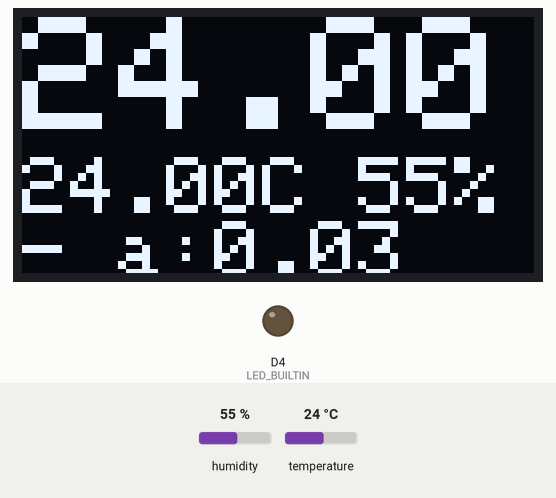
This sketch was run on a simulated ESP8266 (Wemos D1 mini). On the bench: 128×64 one-colour display, output pins drawn as LEDs (lit = HIGH, except the on-board LED, lit = LOW). Inputs (shaded band) come from the test bench; at power-on: humidity 55 %, temperature 24 °C. WiFi joins after 1.5 s; servers stay silent unless stated; no MQTT or app messages arrive unless stated; what the sketch prints to the serial monitor is not drawn.

Above: at 7.4 s.
7.5 s: humidity set to 22 %
At 13.4 s:
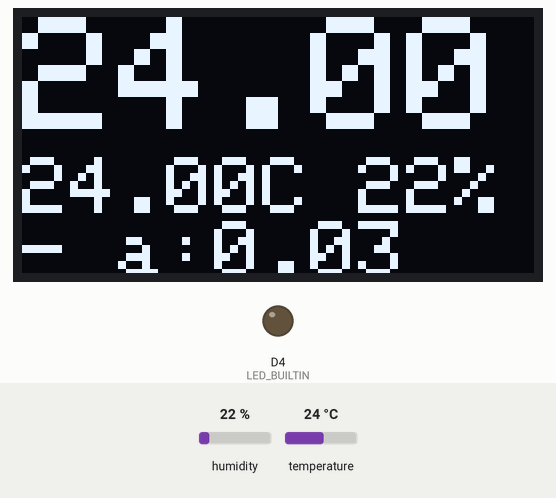
14.0 s: temperature set to 12 °C
At 19.2 s:
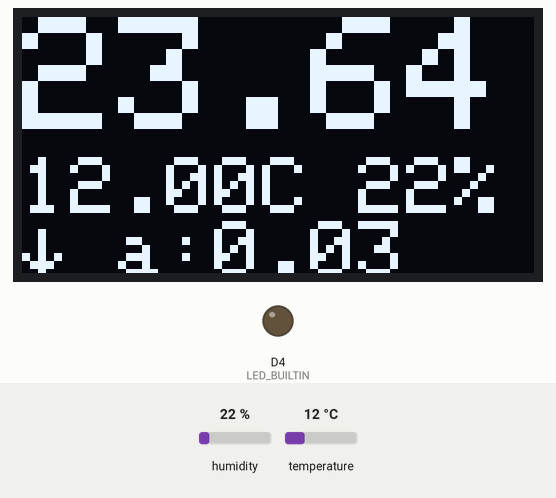
20.1 s: humidity set to 40 %
At 25.0 s:
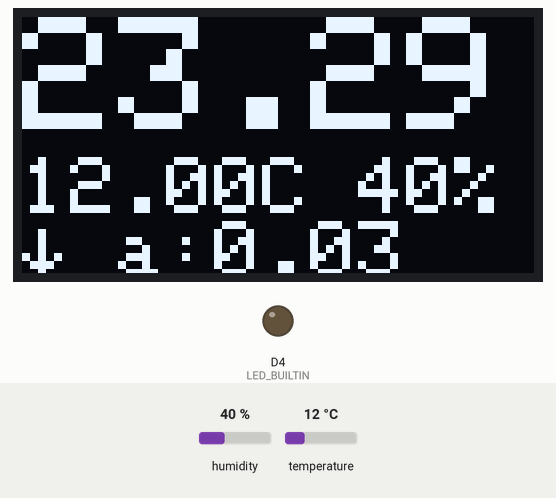
26.2 s: temperature set to 19 °C
At 32.0 s:
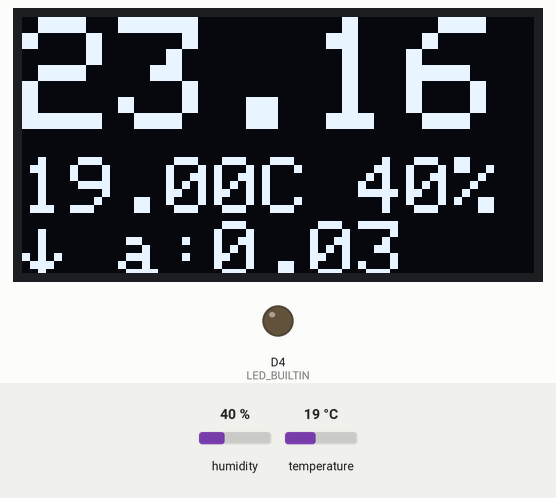
Timing chart, 0 to 33.2 s (numbered marks = the images above; inputs shaded):
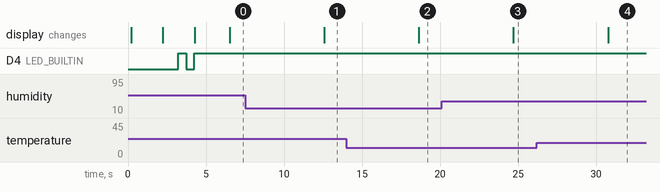

The sketch:

LOLIN_Thermometer.ino
```cpp
// (licence header left out)
/* Humidity/Temp Sensor And Display

Board setup:
Board: Lolin D1 Mini Pro v2
- Add support for LOLIN: http://arduino.esp8266.com/stable/package_esp8266com_index.json
- install board "esp8266 by ESP8266 Community" with Board manger
- select board "LOLIN(WEMOS) D1 mini Pro"
- port: based on chip CH340G

SHT30 Shield setup (SHT31 Digital Humidity & Temp Sensor):
- install lib: SHT31 - Adafruit SHT31 Library
- address: 0x8A (7bit: 0x45)

Display setup:
- display SSD1306 / IIC
- graph lib: Adafruit GFX Library
- display driver: Adafruit SSD1306
- addres 0x78 (7bit: 0x3C)

MQTT:
- Add lib: PubSubClient (Author: Nick O'Leary)
- Add lib: ArduinoJson.h (Author: Benoit Blanchon)
*/

// --------------------------------------------------------------------------
// INCLUDES
// --------------------------------------------------------------------------

#include <Wire.h> /* TWI/I2C library for Arduino & Wiring */
#include "Adafruit_SHT31.h" /* SHT31 - Adafruit SHT31 Library */
#include <Adafruit_GFX.h> /* Basic graphic lib */
#include <Adafruit_SSD1306.h> /* SSD1306 Display driver */
#include <ESP8266WiFi.h> /* WiFi lib for ESP8266 */
#include <PubSubClient.h> /* MQTT client */
#include <ArduinoJson.h> /* JSON lib */

#include "Global.h"
#include "DataUtils.h" /* Measured data processing */

// --------------------------------------------------------------------------
// CONSTANTS / CONFIGURATION
// --------------------------------------------------------------------------

/* Serial connection configuration: */
#define SERIAL_BAUD_RATE 115200 /* Serial connection speed [bits/sec] */
#define SERIAL_INIT_DELAY 100 /* Initial connection delay [ms] */

/* SHT31 Sensor configuration: */
#define SHT30_ADDRESS 0x45 /* Therm/Hygrometer I2C address */

/* Display SSD1306 configuration: */
#define SCREEN_WIDTH 128 /* OLED width in pixels */
#define SCREEN_HEIGHT 64 /* OLED height in pixels */
#define OLED_RESET -1 /* Reset pin (set to '-1' as it is not connected) */
#define SCREEN_ADDRESS 0x3C /* Display I2C address */
#define INIT_SCREEN_TIME 2000 /* Initial info displayed duration [ms] */

/* Main loop configuration */
#define LOOP_TIME 6000 /* Loop time in milliseconds */
#define BLINK_TIME 100 /* Blink duration for the on-board LED [ms] */
#define BLINK_ACTIVE 0 /* 1-Enable / 0-Disable blink activity */

/* MQTT broker (Mosquitto) on Raspberry Pi */
#define MQTT_SERVER "192.168.241.111" /* IP address Raspberry Pi (Mosquitto Broker) */
#define MQTT_PORT 1883
#define MQTT_CLIENT_ID "LolinThermometer_01" /* Unique ID for this senzor */
#define MQTT_TOPIC_TEMP "home/thermometer/temperature"
#define MQTT_TOPIC_HUM "home/thermometer/humidity"
#define MQTT_TOPIC_STATUS "home/thermometer/status"

/* WiFi */
#define WIFI_ACTIVE 1 /* Enable/Disable WIFI conection */
/* WiFi disabled (0) - For debug purpose over serial cable connection.
 * WiFi enabled  (1) - Establish WiFi connection and MQTT connection.
 */
#if (WIFI_ACTIVE == 1)
#define WIFI_SSID "YOUR_WIFI_SSID"
#define WIFI_PASSWORD "YOUR_WIFI_PASSWORD"
#endif

// --------------------------------------------------------------------------
// MAIN DATA
// --------------------------------------------------------------------------

Adafruit_SHT31 sht30 = Adafruit_SHT31(); /* Instance for the SHT31 sensor */
Adafruit_SSD1306 display(SCREEN_WIDTH, SCREEN_HEIGHT, &Wire, OLED_RESET); /* Instance for the SSD1306 display */

#if (WIFI_ACTIVE == 1)
WiFiClient espClient; /* WiFi Client */
PubSubClient client(espClient); /* MQTT client is using WiFI client */
#endif
// --------------------------------------------------------------------------
// FUNCTION PROTOTYPES
// --------------------------------------------------------------------------

void PrintToDisplay(float t_filt, float t_raw, UB h);
void PrintToSerial(float t, float t_filt, UB h);
#if (WIFI_ACTIVE == 1)
void WifiSetup();
void ReconnectMqtt();
void PublishData(float tmpr, UB hum);
#endif

// --------------------------------------------------------------------------
// MAIN FUNCTIONS
// --------------------------------------------------------------------------

void setup() {

  /* On board LED setup: */
  pinMode(LED_BUILTIN, OUTPUT);

  /* Initialize serial communication */
  Serial.begin(SERIAL_BAUD_RATE);
  delay(SERIAL_INIT_DELAY); /* Delay to stabilize the connection */
  Serial.println("\n");
  Serial.println("Serial communication initialized.");

  /* Initialize SHT31 sensor and check connection */
  if (!sht30.begin(SHT30_ADDRESS)) {
    Serial.println("ERROR: SHT31 sensor not found!");
    for(;;); // Hard program termination
  }
  Serial.println("OK: SHT31 sensor connected and initialized.");

  float t_init = sht30.readTemperature();
  float h_init = sht30.readHumidity();

  /* Check for data validity (e.g., is not NaN) */
  if (isnan(t_init) || isnan(h_init)) {
    Serial.println("ERROR: Error reading from sensor SHT31!");
    for(;;); // Hard program termination
  }
  Serial.println("OK: SHT31 sensor data OK.");

  t_init = RoundToDecimals(t_init, 2);
  Init_TmprSmooth(t_init);
  Init_TmprTrendBuffer(t_init);

  h_init = RoundToDecimals(h_init, 2);
  Init_HumiSmooth(h_init);

  /* Initialize the OLED display */
  if(!display.begin(SSD1306_SWITCHCAPVCC, SCREEN_ADDRESS)) {
    Serial.println("ERROR: OLED display not found!");
    while (1) delay(1);
    /* TODO (Optionaly: program termination is not necessary, measurement can still runs) */
  }

  /* Display preparation (buffer clearing & init text)*/
  display.clearDisplay();
  display.setTextSize(1);
  display.setTextColor(SSD1306_WHITE);

  /* Init mesage */
  display.setCursor(0, 0); /* Set cursor to the top-left corner */
  display.println("Lolin D1 Mini Pro");
  display.println();
  display.println("OLED: OK");
  display.println();
  display.println("I2C sensor: OK");
  display.println();
  display.setTextSize(2);
  display.print("iT: ");
  display.println(t_init);
  display.display(); /* Update the display buffer */

  delay(INIT_SCREEN_TIME);
  display.clearDisplay();

#if (WIFI_ACTIVE == 1)
  display.setTextSize(1);
  display.setCursor(0, 0); /* Set cursor to the top-left corner */
  display.println("Setup WIFI...");
  display.display(); /* Update the display buffer */

  WifiSetup();

  display.println("Setup MQTT...");
  display.display(); /* Update the display buffer */

  client.setServer(MQTT_SERVER, MQTT_PORT);

  display.println("Setup OK");
  display.display(); /* Update the display buffer */

  delay(INIT_SCREEN_TIME);
  display.clearDisplay();
#endif /* WIFI_ACTIVE */
}

void loop() {

  float t_filt = 0; // Filtered temperature value
  float h_filt = 0;
  UB h_round = 0; // Rounded humidity value (UB type)

#if (WIFI_ACTIVE == 1)
  /* Check MQTT connection */
  if (!client.connected()) {
    /* Try to reconnect */
    ReconnectMqtt();
  }
  /* MQTT client processing of incoming/outgoing packets */
  client.loop();
#endif /* WIFI_ACTIVE */

  if (BLINK_ACTIVE) {
    digitalWrite(LED_BUILTIN, LOW);
    delay(BLINK_TIME);
    digitalWrite(LED_BUILTIN, HIGH);
  }
  else {
    /* blink time must be stil used due to main loop duration */
    delay(BLINK_TIME);
  }

  float t = sht30.readTemperature();
  float h = sht30.readHumidity();

  /* Check for data validity (e.g., is not NaN) */
  if (isnan(t) || isnan(h)) {
    Serial.println("ERROR: Error reading from sensor SHT31!");
    return; /* Skip the rest of the current loop iteration */
  }

  t = RoundToDecimals(t, 2);
  AddTmprToTrendBuffer(t);
  t_filt = Run_TmprSmooth(t);
  t_filt = RoundToDecimals(t_filt, 2);

  h = RoundToDecimals(h, 2);
  h_filt = Run_HumiSmooth(h);
  h_filt = RoundToDecimals(h_filt, 2);

  /* Cast humidity to integer (UB type) */
  h_round = (UB)round(h);

  /* Clamp humidity to 100% */
  if (h_round > 100) {
    h_round = 100;
  }

  /* Print measured signals */
  PrintToSerial(t, t_filt, h_filt);
  PrintToDisplay(t_filt, t, h_round);

#if (WIFI_ACTIVE == 1)
  /* Send MQTT data to MQTT broker */
  if (client.connected()) {
    /* Publish only in case of available client connection */
    PublishData(t_filt, h_filt);
  }
#endif /* WIFI_ACTIVE */

  delay(LOOP_TIME - BLINK_TIME);
  /* Adjust main loop delay time for blink duration */
}

// --------------------------------------------------------------------------
// MAIN HELPER FUNCTIONS
// --------------------------------------------------------------------------

/**
 * @brief Prints current temperature and humidity values to the OLED display.
 * @param t_filt The filtered temperature value.
 * @param t_raw The raw temperature value.
 * @param h The rounded humidity value (0-100%).
 */
void PrintToDisplay(float t_filt, float t_raw, UB h){
  /* Prepare display for output */
  display.clearDisplay();

  /* Line 1: Filtered Temperature (Large font) */
  display.setCursor(0, 0);
  display.setTextSize(4);
  display.print(t_filt);

  /* Line 2: Raw Temperature and Humidity (Smaller font) */
  display.setCursor(0, 35);
  display.setTextSize(2);
  display.print(t_raw);
  display.print("C ");
  display.print(h);
  display.println("%");

  /* Line 3: Temperature Trend Indicator */
  SB trend = GetTemperatureTrend();
  if (1 == trend) {
    display.write(24); // Arrow UP symbol (24)
  } else if (-1 == trend) {
    display.write(25); // Arrow DOWN symbol (25)
  } else {
    display.print("-"); /* Stable (no significant change) */
  }

  display.print(" a:");
  display.print(ALPHA);

  display.display();  // Update the OLED display
}

/**
 * @brief Prints current temperature and humidity values to the Serial Monitor.
 * @param t The raw temperature value.
 * @param t_filt The filtered temperature value.
 * @param h The rounded humidity value (0-100%).
 */
void PrintToSerial(float t, float t_filt, float h){
  /* Temperature info */
  Serial.print("T_raw: ");
  Serial.print(t, 2); /* number of decimal places */
  Serial.print(" C, T_filt: ");
  Serial.print(t_filt, 2);
  Serial.print(" C");

  /* Humidity info */
  Serial.print(" | H_filt: ");
  Serial.print(h, 2);
  Serial.print(" %");

  /* DEBUG: Checking Trend-buffer values */
  // Serial.print(" Buffer: ");
  // const float* buffer = GetTmprTrendBuffer();
  // for (UB i = 0; i < TREND_COUNT; i++) {
  //   Serial.print(buffer[i]);
  //   Serial.print(" ");
  // }

  Serial.println();
}

#if (WIFI_ACTIVE == 1)
// --------------------------------------------------------------------------
// WIFI/MQTT FUNCTIONS
// --------------------------------------------------------------------------

/**
 * @brief Handles connection to the local WiFi network.
 */
void WifiSetup() {
  delay(10);
  Serial.print("Connecting to ");
  Serial.println(WIFI_SSID);

  IPAddress local_IP(192, 168, 241, 120);
  IPAddress gateway(192, 168, 241, 1);
  IPAddress subnet(255, 255, 255, 0);
  IPAddress primaryDNS(192, 168, 241, 1);

  // Static IP address
  if (!WiFi.config(local_IP, gateway, subnet, primaryDNS)) {
    Serial.println("Static IP configuration failed!");
  }

  WiFi.mode(WIFI_STA); /* LOLIN ESP8266 as client */
  WiFi.begin(WIFI_SSID, WIFI_PASSWORD);

  while (WiFi.status() != WL_CONNECTED) {
    // TODO add retries
    delay(500);
    Serial.print(".");
    digitalWrite(LED_BUILTIN, LOW);
    delay(500);
    digitalWrite(LED_BUILTIN, HIGH);
  }

  Serial.println("");
  Serial.println("WiFi connected");
  Serial.print("Connected to AP: ");
  Serial.println(WIFI_SSID);
  Serial.print("IP address: ");
  Serial.println(WiFi.localIP());
  Serial.print("Signal: ");
  Serial.print(WiFi.RSSI());
  Serial.println(" dBm");
  Serial.print("Mac: ");
  Serial.println(WiFi.macAddress());
  Serial.println("");
}

/**
 * @brief Attempts to reconnect to the MQTT broker if the connection is lost.
 */
void ReconnectMqtt() {
  /* Loop until we're reconnected */
  while (!client.connected()) {
    Serial.print("Attempting MQTT connection...");

    /* Attempt to connect */
    if (client.connect(MQTT_CLIENT_ID, "username_optional", "password_optional")) {
      Serial.println("connected");
      /* Publish status on connection */
      client.publish(MQTT_TOPIC_STATUS, "Device connected and operational.");
    } else {
      Serial.print("failed, rc=");
      Serial.print(client.state());
      Serial.println(" try again in 5 seconds");
      // Wait 5 seconds before retrying
      delay(5000);
    }
  }
}

/**
 * @brief Publishes the measured data to the MQTT broker as JSON.
 * @param tmpr Temperature value.
 * @param hum Humidity value.
 */
void PublishData(float tmpr, float hum) {
  /* Create JSON doc with dynamic alocation (max. 100 Bytes) */
  StaticJsonDocument<100> doc;

  doc["value"] = tmpr;
  doc["unit"] = "C";

  /* Serialize JSON na string */
  char jsonBuffer[100];
  serializeJson(doc, jsonBuffer);

  /* Send to MQTT */
  client.publish(MQTT_TOPIC_TEMP, jsonBuffer);

  doc.clear();

  doc["value"] = hum;
  doc["unit"] = "%";
  serializeJson(doc, jsonBuffer);
  client.publish(MQTT_TOPIC_HUM, jsonBuffer);

  Serial.print("MQTT published. T:");
  Serial.print(tmpr);
  Serial.print(", H:");
  Serial.println(hum);
}
#endif /* WIFI_ACTIVE */
```

DataUtils.h
```cpp
// (licence header left out)
#ifndef DATA_UTILS_H
#define DATA_UTILS_H

// --------------------------------------------------------------------------
// INCLUDES
// --------------------------------------------------------------------------
#include "Global.h"

// --------------------------------------------------------------------------
// CONSTANTS
// --------------------------------------------------------------------------

/**
 * @brief Default initial temperature value used before first sensor reading.
 */
#define DEFAULT_TEMP 20.0

/**
 * @brief Default initial humidity value used before first sensor reading.
 */
#define DEFAULT_HUMI 55.0

/**
 * @brief Smoothing factor (Alpha) for the Exponential Smoothing filter.
 * * A lower value (closer to 0) results in stronger smoothing
 * (more historical data influence), while a higher value (closer to 1)
 * results in weaker smoothing (more current raw data influence).
 */
#define ALPHA 0.03

/**
 * @brief Number of measurements stored in the circular trend buffer.
 */
#define TREND_COUNT 10

/**
 * @brief The threshold (in degrees Celsius) used to define a temperature trend change.
 */
#define TREND_THRESHOLD 0.1

// --------------------------------------------------------------------------
// PUBLIC FUNCTION PROTOTYPE
// --------------------------------------------------------------------------

/**
 * @brief Initializes the internal filtered value for the Exponential Smoothing filter.
 * @param t_init The initial (starting) temperature to set as the first stable value.
 */
void Init_TmprSmooth(float t_init);

/**
 * @brief Initializes the internal filtered value for the Exponential Smoothing filter for humidity.
 * @param h_init The initial (starting) humidity to set as the first stable value.
 */
void Init_HumiSmooth(float h_init);

/**
 * @brief Performs Exponential Smoothing on raw sensor data.
 * @param rawValue The current raw measured temperature value.
 * @return float The new, smoothed (filtered) value.
 */
float Run_TmprSmooth(float rawValue);

/**
 * @brief Performs Exponential Smoothing on raw humidity data.
 * @param rawValue The current raw measured humidity value.
 * @return float The new, smoothed (filtered) humidity value.
 */
float Run_HumiSmooth(float rawValue);

/**
 * @brief Initializes the circular trend buffer with an initial temperature value.
 * @param t_init The initial temperature to fill the buffer with.
 */
void Init_TmprTrendBuffer(float t_init);

/**
 * @brief Adds a new temperature value to the circular buffer and advances the index.
 * @param newTmpr The new temperature value to store.
 */
void AddTmprToTrendBuffer(float newTmpr);

/**
 * @brief Calculates the temperature trend by comparing the newest and oldest values in the buffer.
 * @return SB Returns 1 (rising), -1 (falling), or 0 (stable).
 */
SB GetTemperatureTrend(void);

/**
 * @brief Gets a constant pointer to the internal temperature trend buffer.
 * @return const float* A read-only pointer to the circular buffer array.
 */
const float* GetTmprTrendBuffer(void);

/**
* @brief Rounds a float value to a specific number of decimal places.
* @param value The float value to round.
* @param places The number of decimal places (e.g., 2).
* @return float The rounded value.
*/
float RoundToDecimals(float value, UB places);

#endif // DATA_UTILS_H
```

Global.h
```cpp
// (licence header left out)
#ifndef GLOBAL_H
#define GLOBAL_H

/* Helper macro to define local-scope (private) variables/functions */
#define PRIVATE static

/**
 * @brief Typedef for unsigned 8-bit integer (unsigned char). Range 0 to 255.
 */
typedef unsigned char UB;

/**
 * @brief Typedef for signed 8-bit integer (signed char). Range -128 to 127.
 */
typedef signed char SB;

#endif /* GLOBAL_H */
```

Source omitted: DataUtils.cpp (6011 bytes)

Measured:
- after the input at 7.5 s, the display: changes after 5.1 s (image 1)
- after the input at 14.0 s, the display: changes after 4.6 s (image 2)
- after the input at 20.1 s, the display: changes after 4.6 s (image 3)
- after the input at 26.2 s, the display: changes after 4.6 s (image 4)
